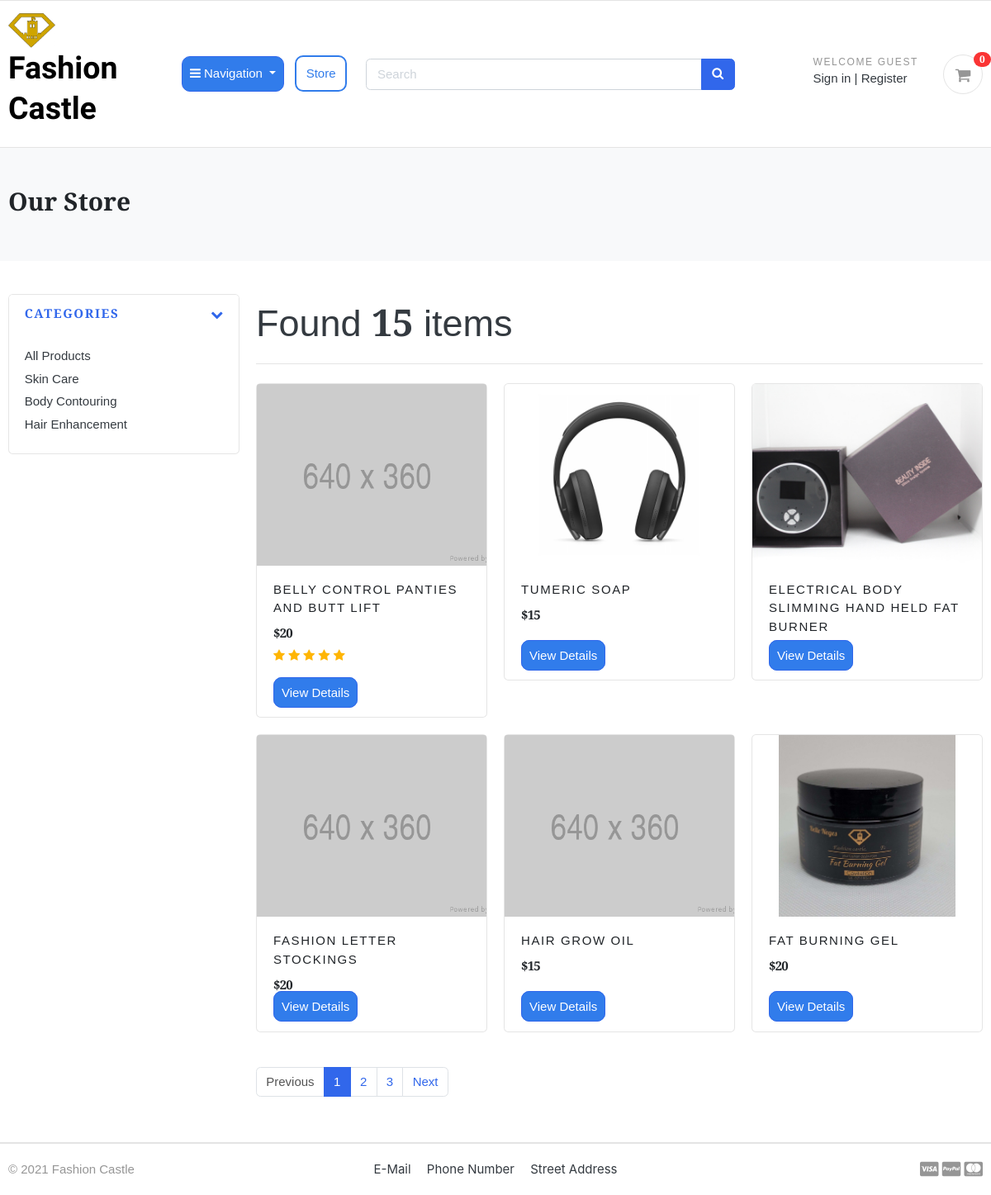
/store/, run on the app's committed database.
### category/models.py (models this page shows, shortened)
class Category(models.Model):
    category_name = models.CharField(max_length=50, unique=True)
    slug = models.SlugField(max_length=100, unique=True)
    description = models.TextField(max_length=255, blank=True)
    cat_image = models.ImageField(upload_to='photos/categories', blank=True)
    class Meta:
        verbose_name = 'category'
        verbose_name_plural = 'categories'
    def get_url(self):
            return reverse('products_by_category', args=[self.slug])

### store/models.py (models this page shows, shortened)
class Product(models.Model):
    product_name    = models.CharField(max_length=200, unique=True)
    slug            = models.SlugField(max_length=250, unique=True)
    description     = models.TextField(max_length=500, blank=True)
    price           = models.IntegerField()
    images          = models.ImageField(upload_to='photos/products')
    stock           = models.IntegerField()
    is_available    = models.BooleanField(default=True)
    category        = models.ForeignKey(Category, on_delete=models.CASCADE)
    created_date    = models.DateTimeField(auto_now_add=True)
    modified_date   = models.DateTimeField(auto_now=True)
    def get_url(self):
        return reverse('product_detail', args=[self.category.slug, self.slug])
    def averageReview(self):
        reviews = ReviewRating.objects.filter(product=self, status=True).aggregate(average=Avg('rating'))
        avg = 0
        if reviews['average'] is not None:
            avg = float(reviews['average'])
        return avg

### store/views.py (the view)
# urls.py: path('store/', include('store.urls')),
def store(request, category_slug=None):
    categories = None
    products = None
    if category_slug != None:
        categories = get_object_or_404(Category, slug=category_slug)
        products = Product.objects.filter(category=categories, is_available=True)
        paginator = Paginator(products, 6) #How many items we want to show per page
        page = request.GET.get('page')
        paged_products = paginator.get_page(page)
        product_count = products.count()
    else:
        products = Product.objects.all().filter(is_available=True).order_by('id')
        paginator = Paginator(products, 6) #How many items we want to show per page
        page = request.GET.get('page')
        paged_products = paginator.get_page(page)
        product_count = products.count()
    context = {
        'products': paged_products,
        'product_count': product_count,
    }
    return render(request, 'store/store.html', context)

### templates/store/store.html
{% extends 'base.html' %}
{% load static %}
{% block content %}
<section class="section-pagetop bg">
    <div class="container">
        <h2 class="title-page">Our Store</h2>
    </div>
</section>
<section class="section-content padding-y">
    <div class="container">
        <div class="row">
            <aside class="col-md-3">
                <div class="card">
                    <article class="filter-group">
                        <header class="card-header">
                            <a href="#" data-toggle="collapse" data-target="#collapse_1" aria-expanded="true" class="">
                                <i class="icon-control fa fa-chevron-down"></i>
                                <h6 class="title">Categories</h6>
                            </a>
                        </header>
                        <div class="filter-content collapse show" id="collapse_1">
                            <div class="card-body">
                                <ul class="list-menu">
                                    <li><a href="{% url 'store' %}">All Products </a></li>
                                    {% for category in links %}
                                    <li><a href="{{ category.get_url }}"> {{ category.category_name }} </a></li>
                                    {% endfor %}
                                </ul>
                            </div>
                        </div>
                    </article>
                </div>
            </aside>
            <main class="col-md-9">
                <header class="border-bottom mb-4 pb-3">
                    <div class="form-inline">
                        <span class="mr-md-auto">Found <b>{{ product_count }}</b> items</span>
                    </div>
                </header>
                <div class="row">
                    {% for product in products %}
                    <div class="col-md-4">
                        <figure id="product-img" class="card product-img card-product-grid">
                            <div class="img-wrap">
                                <a href="{{ product.get_url }}"><img src="{{ product.images.url}}"></a>
                            </div>
                            <figcaption class="info-wrap">
                                <div class="fix-height">
                                    <a href="{{ product.get_url }}" class="title">{{ product.product_name }}</a>
                                    <div class="price-wrap mt-2">
                                        <span class="price">${{ product.price }}</span>
                                    </div>
                                </div>
                                {% if product.averageReview == 0 %}
                                {%else%}
                                <div class="rating-star pb-10 mb-10">
                                    <span>
                                        <i class="fa fa-star{% if product.averageReview < 0.5 %}-o{% elif product.averageReview >= 0.5 and product.averageReview < 1 %}-half-o {% endif %}"
                                            aria-hidden="true"></i>
                                        <i class="fa fa-star{% if product.averageReview < 1.5 %}-o{% elif product.averageReview >= 1.5 and product.averageReview < 2 %}-half-o {% endif %}"
                                            aria-hidden="true"></i>
                                        <i class="fa fa-star{% if product.averageReview < 2.5 %}-o{% elif product.averageReview >= 2.5 and product.averageReview < 3 %}-half-o {% endif %}"
                                            aria-hidden="true"></i>
                                        <i class="fa fa-star{% if product.averageReview < 3.5 %}-o{% elif product.averageReview >= 3.5 and product.averageReview < 4 %}-half-o {% endif %}"
                                            aria-hidden="true"></i>
                                        <i class="fa fa-star{% if product.averageReview < 4.5 %}-o{% elif product.averageReview >= 4.5 and product.averageReview < 5 %}-half-o {% endif %}"
                                            aria-hidden="true"></i>
                                    </span>
                                </div>
                                <br>
                                {% endif %}
                                <div class="details-container">
                                    <a href="{{ product.get_url }}" class="view-details">View Details</a>
                                </div>
                            </figcaption>
                        </figure>
                    </div>
                    {% endfor%}
                </div>
                <nav class="mt-4" aria-label="Page navigation sample">
                    {% if products.has_other_pages %}
                        <ul class="pagination">
                            {% if products.has_previous %}
                        <li class="page-item"><a class="page-link" href="?page={{products.previous_page_number}}">Previous</a></li>
                            {% else %}
                            <li class="page-item disabled"><a class="page-link" href="#">Previous</a></li>
                            {% endif %}
                            {% for i in products.paginator.page_range %}
                                {% if products.number == i %}
                                <li class="page-item active"><a class="page-link" href="#">{{i}}</a></li>
                                {% else %}
                                    <li class="page-item"><a class="page-link" href="?page={{i}}">{{i}}</a></li>
                                {% endif %}
                        {% endfor %}
                            {% if products.has_next %}
                            <li class="page-item"><a class="page-link" href="?page={{products.next_page_number}}">Next</a></li>
                            {% else %}
                                <li class="page-item disabled"><a class="page-link" href="#">Next</a></li>
                            {% endif %}
                        </ul>
                    {% endif %}
                </nav>
            </main>
        </div>
    </div>
</section>
{% endblock %}

### templates/base.html (shortened to what this page needs)
{% load static %}
<!DOCTYPE HTML>
<html lang="en">
<head>
<link href="{% static 'css/bootstrap.css' %}" rel="stylesheet" type="text/css"/>
<link href="{% static 'fonts/fontawesome/css/all.min.css' %}" type="text/css" rel="stylesheet">
<link href="{% static 'css/ui.css' %}" rel="stylesheet" type="text/css"/>
<link href="{% static 'css/styles.css' %}" rel="stylesheet" type="text/css"/>
<link href="{% static 'css/about.css' %}" rel="stylesheet" type="text/css"/>
<link href="{% static 'css/custom.css' %}" rel="stylesheet" type="text/css"/>
<link rel="stylesheet" href="https://cdnjs.cloudflare.com/ajax/libs/font-awesome/4.7.0/css/font-awesome.min.css">
<link href="{% static 'css/responsive.css' %}" rel="stylesheet" media="only screen and (max-width: 1200px)" />
</head>
<body>
    {% include 'includes/navbar.html' %}
    {% block content%}
    {% endblock %}
    {% include 'includes/footer.html' %}

### templates/includes/navbar.html (shortened to what this page needs)
{% load static %}
<header class="section-header">
    <section class="header-main border-bottom">
        <div class="container">
            <div class="row align-items-center">
                <div class="col-lg-2 col-md-3 col-6">
                    <a href="{% url 'home' %}" class="brand-wrap">
                        <img class="logo" src="{% static './images/fclogo.png' %}"> <h1 style="color: black;">Fashion Castle</h1>
                    </a>
                </div>
                <div class="col-lg-3 col-sm-6 col-8 order-2 order-lg-3">
                    <div class="d-flex justify-content-end mb-3 mb-lg-0">
                        {% if user.id is None %}
                            <div class="widget-header">
                                <small class="title text-muted">Welcome guest</small>
                                <div>
                                    <a href="{% url 'login' %}">Sign in</a>
                                    <span class="dark-transp">
                                        |
                                    </span>
                                    <a href="{% url 'register' %}">
                                        Register</a>
                                </div>
                            </div>
                        {% endif %}
                        <a href="{% url 'cart' %}" class="widget-header cart-btn pl-3 ml-3">
                            <div class="icon icon-sm rounded-circle border">
                                <i class="fa fa-shopping-cart"></i>
                            </div>
                            <span class="badge badge-pill badge-primary notify">{{ cart_count }}</span>
                        </a>
                    </div>
                    </div>
                <div class="store-button">
                    <button type="button" class="categories btn btn-primary dropdown-toggle" type="button"
                    id="dropdownMenuButton"
                    data-mdb-toggle="dropdown"
                    aria-expanded="false" data-toggle="dropdown">
                        <i class="fa fa-bars"></i>
                        Navigation
                    </button>
                </div>
                <div class="store-parent">
                <a href="{% url 'store' %}" class="store" text-align="center" id="custom-btn-store">Store</a>
            </div>
                <div class="col-lg  col-md-6 col-sm-12 col-xs-12">
                    <form action="{% url 'search' %}" class="search">
                        <div class="input-group w-100">
                            <input type="text" class="form-control" style="width:60%;" placeholder="Search" name="keyword">
                                <div class="input-group-append">
                                    <button class="btn btn-primary" type="submit">
                                        <i class="fa fa-search fa-spin-hover"></i>
                                    </button>
                                </div>
                            </div>
                        </form>
                    </div>
                    </div>
                </div>
        </section>
    </header>

### templates/includes/footer.html (shortened to what this page needs)
<footer class="section-footer border-top">
	<div class="container">
		<section class="footer-bottom border-top row">
			<div class="col-md-2">
				<p class="text-muted"> &copy 2021 Fashion Castle </p>
			</div>
			<div class="col-md-8 text-md-center">
				<span  class="px-2">E-Mail</span>
				<span  class="px-2">Phone Number</span>
				<span  class="px-2">Street Address</span>
			</div>
			<div class="col-md-2 text-md-right text-muted">
				<i class="fab fa-lg fa-cc-visa"></i>
				<i class="fab fa-lg fa-cc-paypal"></i>
				<i class="fab fa-lg fa-cc-mastercard"></i>
			</div>
		</section>
	</div>
</footer>
</body>
</html>

### data on the page
Category: category_name "Skin Care"
Category: category_name "Body Contouring"
Category: category_name "Hair Enhancement"
Product: images (placeholder picture), product_name "BELLY CONTROL PANTIES AND BUTT LIFT", price "20"
Product: images (picture), product_name "TUMERIC SOAP", price "15"
Product: images (picture), product_name "ELECTRICAL BODY SLIMMING HAND HELD FAT BURNER"
Product: images (placeholder picture), product_name "FASHION LETTER STOCKINGS", price "20"
Product: images (placeholder picture), product_name "HAIR GROW OIL", price "15"
Product: images (picture), product_name "FAT BURNING GEL", price "20"

### other printed values
{{ cart_count }} "0"
{{ product_count }} "15"
{{ i }} "1"
{{ i }} "2" "3"
